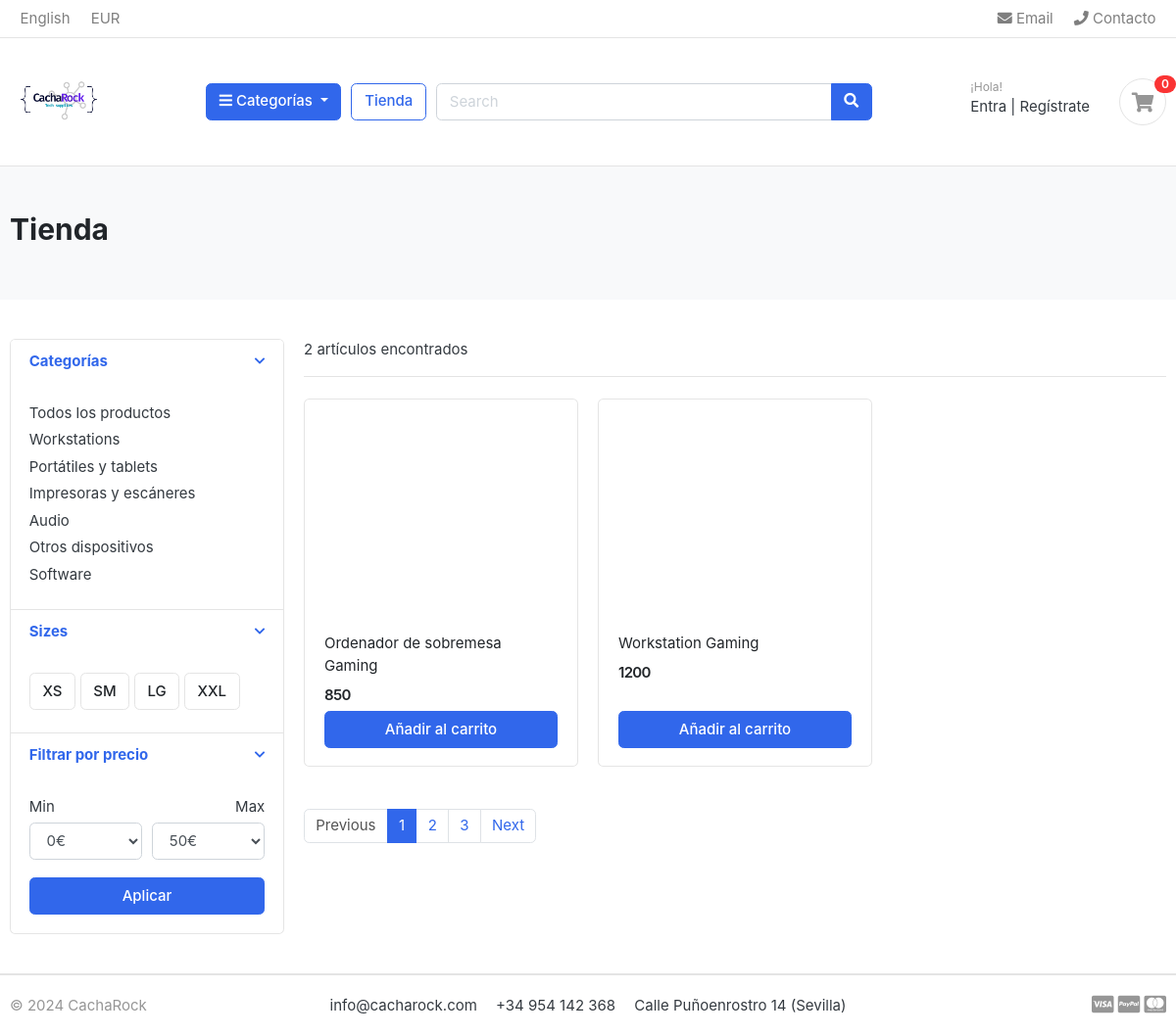
The page /tienda/workstations/ on the database its author committed.
### categoria/models.py (models this page shows, shortened)
class Categoria(models.Model):
    nombre_categoria = models.CharField(max_length=50, unique=True)
    slug = models.SlugField(max_length=100, unique=True)
    descripcion = models.CharField(max_length=255)
    cat_imagen = models.ImageField(upload_to='imagenes/categories/', blank=True)
    class Meta():
        verbose_name = 'Categoría'
        verbose_name_plural = 'Categorías'
    def get_url(self):
        return reverse('productos_por_categoria', args=[self.slug])

### tienda/models.py (models this page shows, shortened)
class Producto(models.Model):
    nombre_producto = models.CharField(max_length=200, unique=True)
    slug = models.SlugField(max_length=200, unique=True)
    descripcion_producto = models.TextField(max_length=500, blank=True)
    precio = models.IntegerField()
    imagen = models.ImageField(upload_to='imagenes/productos')
    stock_maximo = models.IntegerField(default=0)
    stock_disponible = models.IntegerField()
    disponibilidad = models.BooleanField(default=True)
    categoria = models.ForeignKey(Categoria, on_delete=models.CASCADE)
    fecha_creacion = models.DateTimeField(auto_now_add=True)
    fecha_modificacion = models.DateTimeField(auto_now=True)
    def get_url(self):
        return reverse('detalle_producto', args=[self.categoria.slug, self.slug])

### tienda/views.py (the view)
# urls.py: path('tienda/', include('tienda.urls')),
def tienda(request, categoria_slug=None):
    categorias = None
    productos = None
    if categoria_slug != None:
        categorias = get_object_or_404(Categoria, slug=categoria_slug)
        productos = Producto.objects.filter(categoria=categorias, disponibilidad=True)
        numero_productos = productos.count()
    else:
        productos = Producto.objects.all().filter(disponibilidad=True)
        numero_productos = productos.count()
    print("Número de productos:", len(productos))
    context = {
        'productos': productos,
        'numero_productos' : numero_productos
    }
    return render(request, 'tienda/tienda.html', context)

### categoria/context_processors.py (called while the page is built)
def menu_links(request):
    links = Categoria.objects.all()
    return dict(links=links)

### templates/tienda/tienda.html (shortened to what this page needs)
{% extends "base.html" %}
{% load static %}
{% block content %}
<section class="section-pagetop bg">
    <div class="container">
        <h2 class="title-page">Tienda</h2>
    </div>
    </section>
<section class="section-content padding-y">
    <div class="container">
    <div class="row">
        <aside class="col-md-3">
    <div class="card">
        <article class="filter-group">
            <header class="card-header">
                <a href="#" data-toggle="collapse" data-target="#collapse_1" aria-expanded="true" class="">
                    <i class="icon-control fa fa-chevron-down"></i>
                    <h6 class="title">Categorías</h6>
                </a>
            </header>
            <div class="filter-content collapse show" id="collapse_1">
                <div class="card-body">
                    <ul class="list-menu">
                        <li><a href="{% url 'tienda' %}">Todos los productos  </a></li>
                    {% for categoria in links %}
                    <li><a href="{{ categoria.get_url }}">{{ categoria.nombre_categoria }}  </a></li>
                    {% endfor %}
                    </ul>
                </div>
            </div>
        </article>
        <article class="filter-group">
            <header class="card-header">
                <a href="#" data-toggle="collapse" data-target="#collapse_4" aria-expanded="true" class="">
                    <i class="icon-control fa fa-chevron-down"></i>
                    <h6 class="title">Sizes </h6>
                </a>
            </header>
            <div class="filter-content collapse show" id="collapse_4">
                <div class="card-body">
                  <label class="checkbox-btn">
                    <span class="btn btn-light"> XS </span>
                  </label>
                  <label class="checkbox-btn">
                    <span class="btn btn-light"> SM </span>
                  </label>
                  <label class="checkbox-btn">
                    <span class="btn btn-light"> LG </span>
                  </label>
                  <label class="checkbox-btn">
                    <span class="btn btn-light"> XXL </span>
                  </label>
            </div>
            </div>
        </article>
        <article class="filter-group">
            <header class="card-header">
                <a href="#" data-toggle="collapse" data-target="#collapse_3" aria-expanded="true" class="">
                    <i class="icon-control fa fa-chevron-down"></i>
                    <h6 class="title">Filtrar por precio </h6>
                </a>
            </header>
            <div class="filter-content collapse show" id="collapse_3">
                <div class="card-body">
                    <div class="form-row">
                    <div class="form-group col-md-6">
                      <label>Min</label>
                          <select class="mr-2 form-control">
                            <option value="0">0€</option>
                        </select>
                    </div>
                    <div class="form-group text-right col-md-6">
                      <label>Max</label>
                          <select class="mr-2 form-control">
                            <option value="50">50€</option>
                        </select>
                    </div>
                    </div>
                    <button class="btn btn-block btn-primary">Aplicar</button>
                </div>
            </div>
        </article>
    </div>
        </aside>
        <main class="col-md-9">
    <header class="border-bottom mb-4 pb-3">
            <div class="form-inline">
                <span class="mr-md-auto">{{ numero_productos }} artículos encontrados </span>
            </div>
    </header>
    <div class="row">
        {% for producto in productos %}
        <div class="col-md-4">
            <figure class="card card-product-grid">
                <div class="img-wrap">
                </div>
                <figcaption class="info-wrap">
                    <div class="fix-height">
                        <a href="{{ producto.get_url }}" class="title">{{ producto.nombre_producto }}</a>
                        <div class="price-wrap mt-2">
                            <span class="price">{{ producto.precio }}</span>
                        </div>
                    </div>
                    <a href="{% url 'add_cart' producto.id %}" class="btn btn-block btn-primary">Añadir al carrito </a>
                </figcaption>
            </figure>
        </div>
        {% endfor %}
    </div>
    <nav class="mt-4" aria-label="Page navigation sample">
      <ul class="pagination">
        <li class="page-item disabled"><a class="page-link" href="#">Previous</a></li>
        <li class="page-item active"><a class="page-link" href="#">1</a></li>
        <li class="page-item"><a class="page-link" href="#">2</a></li>
        <li class="page-item"><a class="page-link" href="#">3</a></li>
        <li class="page-item"><a class="page-link" href="#">Next</a></li>
      </ul>
    </nav>
        </main>
    </div>
    </div>
    </section>
{% endblock content %}

### eshop/static/css/ui.css (style rules this page uses)
html { font-family: "Inter", sans-serif; font-size: 15px; }
.img-wrap { text-align: center; display: block; }
.price-wrap { letter-spacing: -0.7px; }
.padding-y { padding-top: 40px; padding-bottom: 40px; }
figure { margin-bottom: 0; }
article:after, .form-group:after { display: block; clear: both; content: ""; }
.bg { background-color: #f8f9fa; }
.title-page { color: #212529; }
.btn-light { background-color: #fff; border-color: #e4e4e4; }
[class*=list-] li:after { visibility: hidden; display: block; content: ""; overflow: hidden; height: 0; clear: both; }
.list-menu { list-style: none; margin: 0; padding-left: 0; }
.list-menu li { margin-bottom: 5px; }
.list-menu a { color: #343a40; }
[class*=card-product] a.title { color: #212529; display: block; }
[class*=card-product] .img-wrap { overflow: hidden; position: relative; }
.card-product-grid { margin-bottom: 20px; }
.card-product-grid .img-wrap { border-radius: 0.2rem 0.2rem 0 0; height: 220px; }
.card-product-grid .info-wrap { overflow: hidden; padding: 18px 20px; }
.card-product-grid .fix-height { height: 80px; overflow: hidden; }
.card .img-wrap { overflow: hidden; }
.price { font-weight: 600; color: #212529; }
.icon-control { margin-top: 5px; float: right; font-size: 80%; }
.card-header .title { margin-bottom: 0; line-height: 1.5; }
.filter-group { border-bottom: 1px solid #e4e4e4; }
.filter-group .card-header { border-bottom: 0; }
.filter-group:last-child { border-bottom: 0; }
.checkbox-btn { position: relative; }
.section-pagetop { padding: 45px 0; }

### rows shown on the page
Categoria: nombre_categoria "Workstations"
Categoria: nombre_categoria "Portátiles y tablets"
Categoria: nombre_categoria "Impresoras y escáneres"
Categoria: nombre_categoria "Audio"
Categoria: nombre_categoria "Otros dispositivos"
Categoria: nombre_categoria "Software"
Producto: nombre_producto "Ordenador de sobremesa Gaming", precio "850"
Producto: nombre_producto "Workstation Gaming", precio "1200"

### other values the page prints
{{ numero_productos }} "2"
